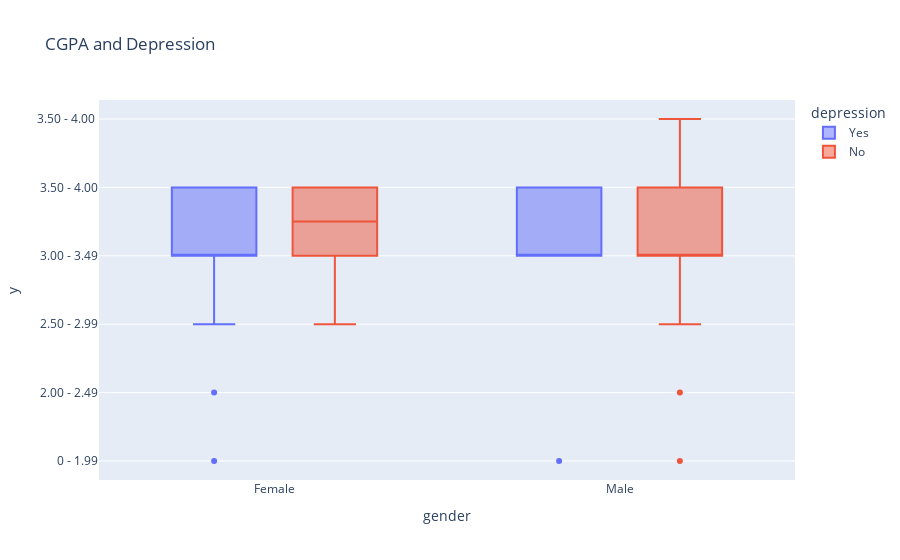

Notebook code for this chart:
### Code cell
#analysing the relationship between CGPA and Depression. 
import plotly.express as px
d_df = px.box(df, x="gender", y=df['CGPA'].sort_values(ascending=True), color=df["depression"], labels = {'CGPA':'CGPA'},
title = 'CGPA and Depression')
d_df.show()
#Depression has small to none impat on CGPA as seen in this illustration

### Figure 1 — Plotly figure (JSON) as saved in the notebook; plotly's stock layout.template omitted (floating-point values rounded to 4 significant figures)
{"data": [{"alignmentgroup": "True", "hovertemplate": "depression=Yes<br>gender=%{x}<br>y=%{y}<extra></extra>", "legendgroup": "Yes", "marker": {"color": "#636efa"}, "name": "Yes", "notched": false, "offsetgroup": "Yes", "orientation": "v", "showlegend": true, "type": "box", "x": ["Female", "Male", "Female", "Female", "Female", "Female", "Female", "Female", "Female", "Male", "Female", "Male", "Female", "Female", "Female", "Female", "Female", "Male", "Female", "Female", "Female", "Female", "Female", "Male", "Female", "Female", "Female", "Female", "Female", "Female", "Female", "Female", "Female", "Male", "Female"], "x0": " ", "xaxis": "x", "y": ["0 - 1.99", "0 - 1.99", "2.00 - 2.49", "2.50 - 2.99", "3.00 - 3.49", "3.00 - 3.49", "3.00 - 3.49", "3.00 - 3.49", "3.00 - 3.49", "3.00 - 3.49", "3.00 - 3.49", "3.00 - 3.49", "3.00 - 3.49", "3.00 - 3.49", "3.00 - 3.49", "3.00 - 3.49", "3.00 - 3.49", "3.00 - 3.49", "3.00 - 3.49", "3.50 - 4.00", "3.50 - 4.00", "3.50 - 4.00", "3.50 - 4.00", "3.50 - 4.00", "3.50 - 4.00", "3.50 - 4.00", "3.50 - 4.00", "3.50 - 4.00", "3.50 - 4.00", "3.50 - 4.00", "3.50 - 4.00", "3.50 - 4.00", "3.50 - 4.00", "3.50 - 4.00", "3.50 - 4.00"], "y0": " ", "yaxis": "y"}, {"alignmentgroup": "True", "hovertemplate": "depression=No<br>gender=%{x}<br>y=%{y}<extra></extra>", "legendgroup": "No", "marker": {"color": "#EF553B"}, "name": "No", "notched": false, "offsetgroup": "No", "orientation": "v", "showlegend": true, "type": "box", "x": ["Male", "Male", "Male", "Female", "Female", "Male", "Female", "Male", "Female", "Male", "Female", "Female", "Female", "Female", "Female", "Female", "Female", "Female", "Female", "Female", "Male", "Male", "Female", "Female", "Female", "Female", "Male", "Male", "Female", "Female", "Female", "Female", "Female", "Male", "Male", "Female", "Female", "Female", "Female", "Female", "Female", "Female", "Female", "Female", "Female", "Female", "Male", "Male", "Female", "Female", "Female", "Female", "Female", "Female", "Male", "Female", "Male", "Male", "Female", "Male", "Female", "Female", "Female", "Female", "Male"], "x0": " ", "xaxis": "x", "y": ["0 - 1.99", "2.00 - 2.49", "2.50 - 2.99", "2.50 - 2.99", "2.50 - 2.99", "3.00 - 3.49", "3.00 - 3.49", "3.00 - 3.49", "3.00 - 3.49", "3.00 - 3.49", "3.00 - 3.49", "3.00 - 3.49", "3.00 - 3.49", "3.00 - 3.49", "3.00 - 3.49", "3.00 - 3.49", "3.00 - 3.49", "3.00 - 3.49", "3.00 - 3.49", "3.00 - 3.49", "3.00 - 3.49", "3.00 - 3.49", "3.00 - 3.49", "3.00 - 3.49", "3.00 - 3.49", "3.00 - 3.49", "3.00 - 3.49", "3.00 - 3.49", "3.00 - 3.49", "3.00 - 3.49", "3.00 - 3.49", "3.00 - 3.49", "3.00 - 3.49", "3.50 - 4.00", "3.50 - 4.00", "3.50 - 4.00", "3.50 - 4.00", "3.50 - 4.00", "3.50 - 4.00", "3.50 - 4.00", "3.50 - 4.00", "3.50 - 4.00", "3.50 - 4.00", "3.50 - 4.00", "3.50 - 4.00", "3.50 - 4.00", "3.50 - 4.00", "3.50 - 4.00", "3.50 - 4.00", "3.50 - 4.00", "3.50 - 4.00", "3.50 - 4.00", "3.50 - 4.00", "3.50 - 4.00", "3.50 - 4.00", "3.50 - 4.00", "3.50 - 4.00", "3.50 - 4.00", "3.50 - 4.00", "3.50 - 4.00", "3.50 - 4.00", "3.50 - 4.00", "3.50 - 4.00", "3.50 - 4.00", "3.50 - 4.00 "], "y0": " ", "yaxis": "y"}], "layout": {"boxmode": "group", "legend": {"title": {"text": "depression"}, "tracegroupgap": 0}, "title": {"text": "CGPA and Depression"}, "xaxis": {"anchor": "y", "domain": [0, 1], "title": {"text": "gender"}}, "yaxis": {"anchor": "x", "domain": [0, 1], "title": {"text": "y"}}}}
